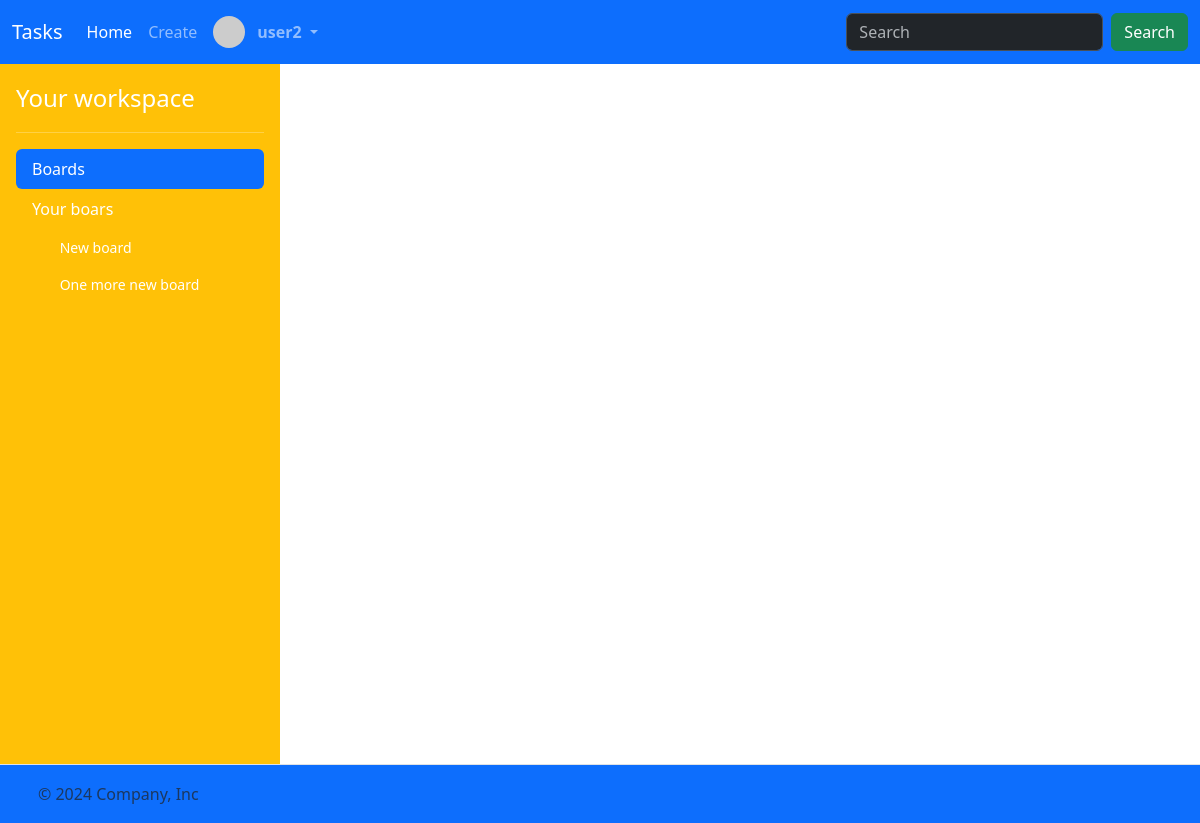
The app's page / (signed in), older data.
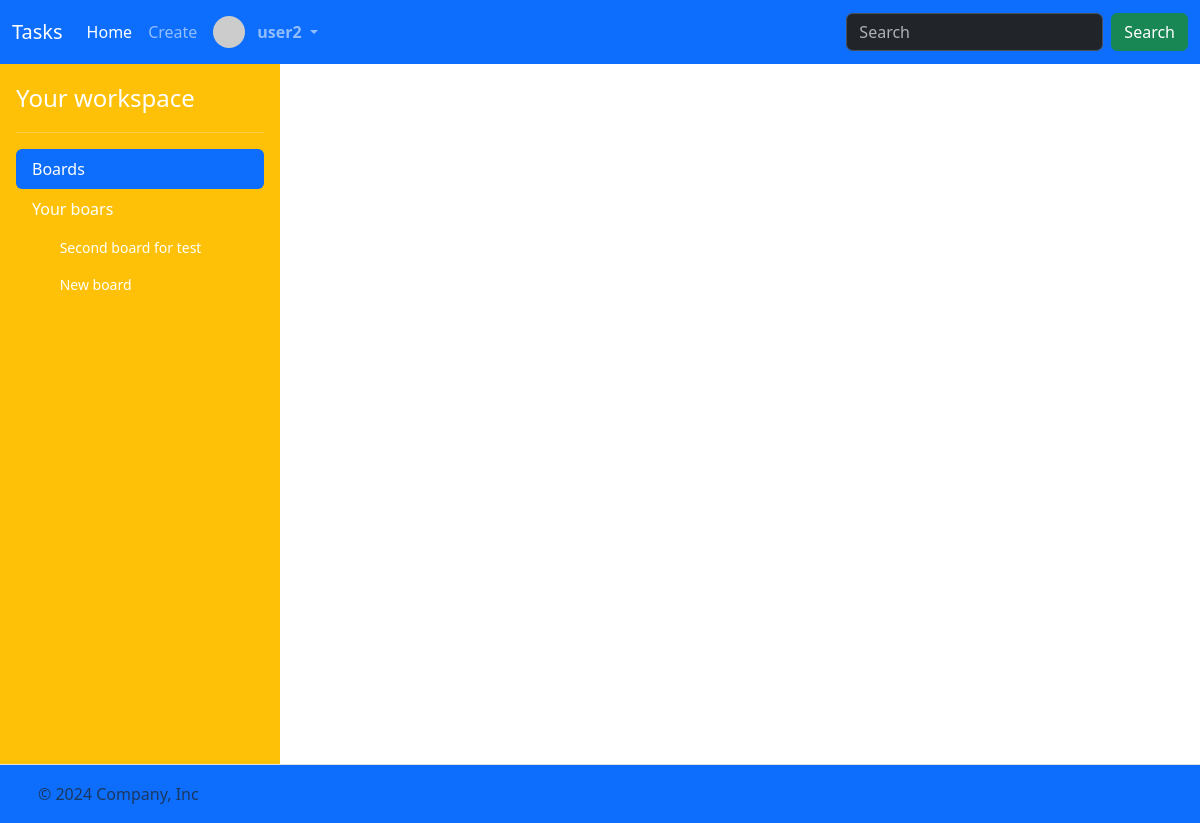
The same page, newer data.
### task/models.py (models this page shows)
class Board(models.Model):
    name = models.CharField(max_length=256)
    description = models.CharField(max_length=256)
    members = models.ManyToManyField(User, related_name="boards")
    created_at = models.DateTimeField(auto_now_add=True)

### task/views.py (the view)
# urls.py: path("", views.index, name="index"),
@login_required
def index(request):
    return render(request, "task/index.html", {"boards": request.user.boards.all()})

### task/templates/task/index.html (shortened to what this page needs)
{% extends "task/layout.html" %}

### task/templates/task/layout.html (shortened to what the changed rows need)
<!DOCTYPE html>
{% load static %}
<html lang="en">
    <head>
        <link href="https://cdn.jsdelivr.net/npm/bootstrap@5.3.3/dist/css/bootstrap.min.css" rel="stylesheet">
        <link rel="stylesheet" href="https://cdn.jsdelivr.net/npm/bootstrap-icons@1.3.0/font/bootstrap-icons.css">
        <link href="{% static 'styles.css' %}" rel="stylesheet">
    </head>
    <body>
        <main>
            <div class="d-flex flex-nowrap">
                {% if user.is_authenticated %}
                <div class="d-flex flex-column flex-shrink-0 p-3 text-white bg-warning" style="width: 280px;">
                    <ul class="nav nav-pills flex-column mb-auto">
                      <li class="mb-1">
                            <div class="collapse show" id="home-collapse">
                            <ul class="btn-toggle-nav list-unstyled fw-normal pb-1 small" style="max-height: 490px; overflow-y: auto;">
                                {% for board in boards %}
                                <li>
                                    <a href="{% url 'board' board.id %}" class="nav-link text-white">
                                      <svg class="bi me-2" width="16" height="16"><use xlink:href="#speedometer2"></use></svg>
                                      {{ board.name }}
                                    </a>
                                  </li>
                                  {% endfor %}
                            </ul>
                            </div>
                      </li>
                    </ul>
                </div>
                {% endif %}
            </div>
        </main>
    </body>
</html>

Row changes from the older to the newer data that the page shows:
removed Board: name "One more new board"
added Board: name "Second board for test"
